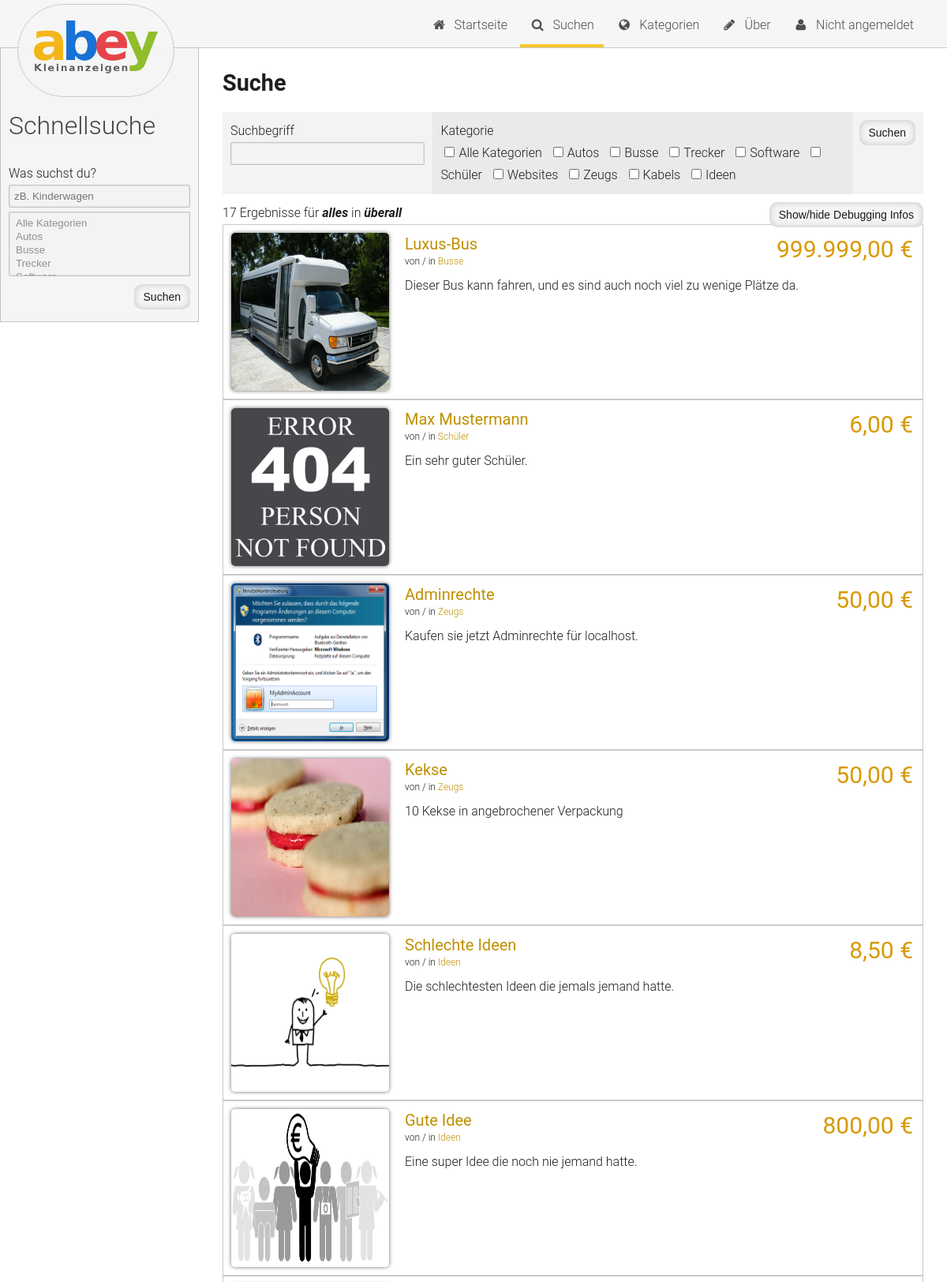
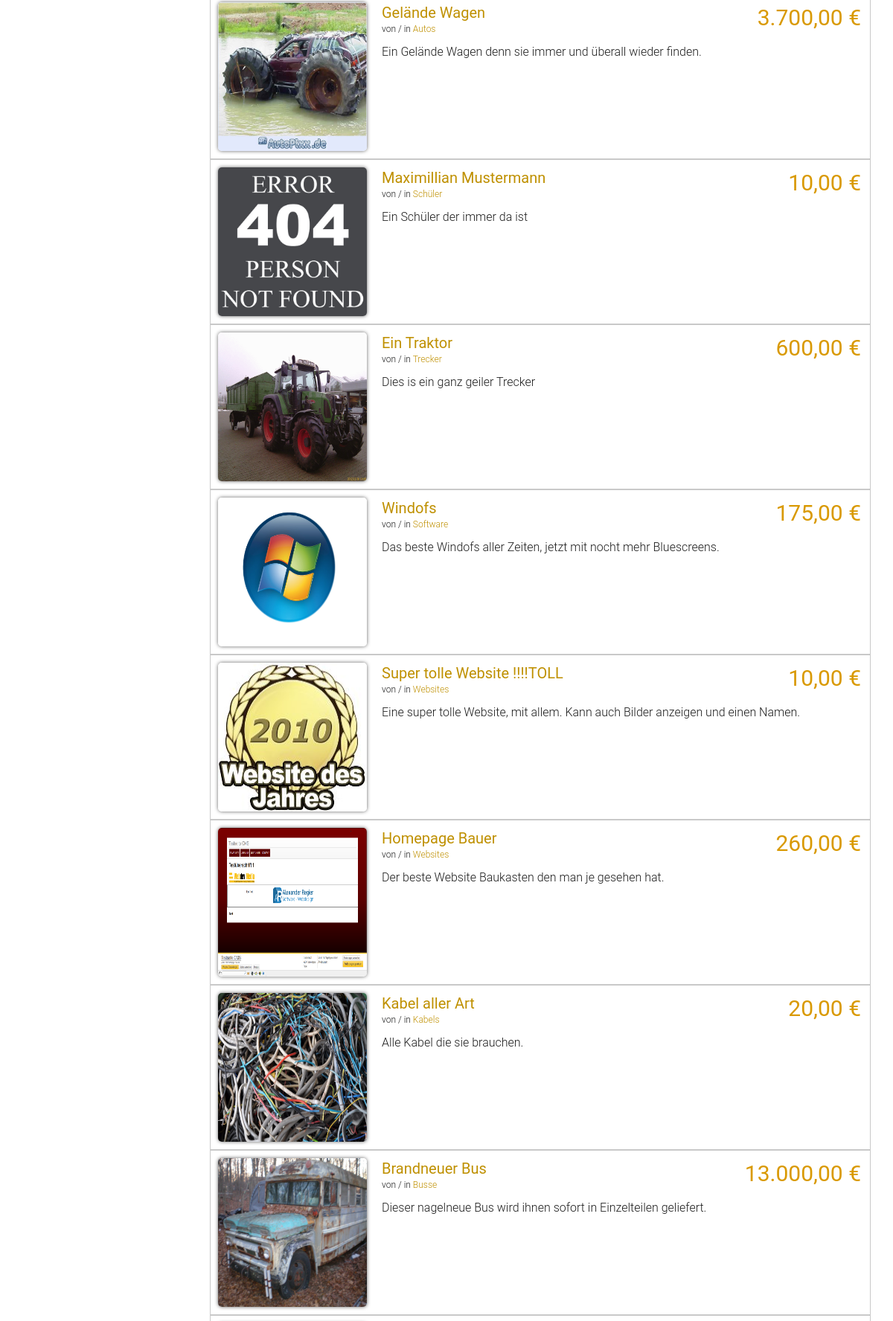
Screenshot of /search.php (upper part) with the database file from the repository (2 pictures, top to bottom).
### tables this page shows
CREATE TABLE IF NOT EXISTS `Categories` (
  `id` bigint(20) NOT NULL,
  `name` varchar(50) DEFAULT NULL
);

CREATE TABLE IF NOT EXISTS `Products` (
  `id` bigint(20) NOT NULL,
  `name` varchar(50) DEFAULT NULL,
  `cat_id` bigint(20) DEFAULT NULL,
  `user_id` bigint(20) DEFAULT NULL,
  `description` text,
  `price` float DEFAULT NULL
);

### sys/functions/fetchers.php (called while the page is built, shortened)
<?php
function fetch_categories(){
	$mysqli = new mysqli(DB_HOST, DB_USER, DB_PASS, DB_DB);
	$mysqli -> set_charset("UTF8");
	$query = "SELECT * FROM Categories";
	$cats = array();
	if($result = $mysqli -> query($query)){
		while($row = $result -> fetch_object()){
			$cats[] = array('id' => $row -> id, 'name' => $row -> name);
		}
		return $cats;
	}
	else {
		return false;
	}
}
function fetch_products ($name = '', $cats = array(), $user = '', $randomOrder = true) {
	$mysqli = new mysqli(DB_HOST, DB_USER, DB_PASS, DB_DB);
	$mysqli -> set_charset('UTF8');
	$query  = 'SELECT Products.id, Products.name, Products.description, price, Categories.id AS cat_id, Categories.name AS cat_name, Users.id AS user_id, Users.name AS user_name FROM Products ';
	$query .= 'LEFT JOIN Categories ON Categories.id = cat_id LEFT JOIN Users ON Users.id = user_id';
	if ($randomOrder)
		$query .= ' ORDER BY RAND()';
	else
		$query .= ' ORDER BY name';
	if ($result = $mysqli -> query($query)) {
		$products = array();
		while ($row = $result -> fetch_object()) {
			$products[] = array('id' => $row -> id, 'name' => $row -> name, 'cat_id' => $row -> cat_id, 'cat_name' => $row -> cat_name, 'user_id' => $row -> user_id, 'user_name' => $row -> user_name, 'description' => $row -> description, 'price' => $row -> price, 'sql' => $query);
		}
		return $products;
	}
	else {
		$errorresult = array('sql' => $query, 'error' => $mysqli -> error);
		return $errorresult;
	}
}
?>

### search.php (the view, shortened to what this page needs)
<?php
	require_once('sys/functions/general.php');
	require_once('sys/functions/fetchers.php');
	if (isset($_GET['search']))
		$pagetitle = 'Suchergebnisse';
	else
		$pagetitle = 'Suche';
	returnHeader($pagetitle, 'Suchen');
	?>
	<h1><?php echo $pagetitle ?></h1>
	<?php
	$search_name = (isset($_GET['name']) ? $_GET['name'] : '');
	$search_cats = (isset($_GET['cats']) ? json_decode($_GET['cats']) : array());
	$search_user = (isset($_GET['user']) ? $_GET['user'] : '');
	?>
	<div class="search-topbar need-clearfix">
		<form action="search_send.php" method="post">
			<div class="option-group">
				Suchbegriff
				<input type="text" name="name" required="required" value="<?php echo (isset($_GET['name']) ? $_GET['name'] : '') ?>">
			</div>
			<div class="option-group">
				Kategorie
				<div class="search-cats">
					<label>
						<input type="checkbox" id="allcats" name="cats[]" value="0">Alle Kategorien
					</label>
					<?php
					$cats = fetch_categories();
					foreach ($cats as $this_cat) {
						?>
						<label>
							<input type="checkbox" name="cats[]" value="<?php echo $this_cat['id'] . '"' . (in_array($this_cat['id'], $search_cats) ? ' checked="checked"' : '') . '>' . $this_cat['name'] ?>
						</label>
						<?php
					}
					?>
				</div>
			</div>
			<div class="option-group">
				<button>Suchen</button>
			</div>
		</form>
	</div>
	<?php
	$products = fetch_products($search_name, $search_cats, $search_user);
	echo count($products) . ' Ergebnisse für <b>' . (empty($search_name) ? '<em>alles</em>' : $search_name) . '</b> in <b>';
	$search_cats_out = '';
	echo (empty($search_cats_out) ? '<em>überall</em>' : $search_cats_out) . '</b>';
	?>
	<button type="button" onclick="$('#debug').slideToggle('fast');">Show/hide Debugging Infos</button>
	<ul class="productlist">
	<?php
	foreach ($products as $this_product) {
		?>
		<li class="need-clearfix">
			<div class="prod_imgbox">
				<a href="product.php?id=<?php echo $this_product['id'] ?>">
					<img src="sys/img/products/<?php echo $this_product['id'] ?>.png">
				</a>
			</div>
			<div class="prod_detailbox">
				<a class="prod-name" href="product.php?id=<?php echo $this_product['id'] ?>"><?php echo $this_product['name'] ?></a>
				<span class="prod-price"><?php echo number_format($this_product['price'], 2, ',', '.') ?> €</span>
				<div class="prod-infos">
					<?php
						echo 'von <a href=\'search.php?search&user=' . $this_product['user_id'] . '\'>' . $this_product['user_name'] . '</a> / ';
						echo 'in <a href=\'search.php?search&cats=["' . $this_product['cat_id'] . '"]\'>' . $this_product['cat_name'] . '</a>'?>
				</div>
				<div class="prod-desc"><?php echo $this_product['description'] ?></div>
			</div>
		</li>
		<?php
	}
	?>
	</ul>

### sys/css/style.css (style rules this page uses)
body { margin: 0px; background-color: #fff; line-height: 20px; color: #1e1e1e; font-family: "Roboto",sans-serif; font-size: 16px; font-weight: 300; line-height: 28px; }
h1, h2, h3, h4, h5 { line-height: 1.1; }
h1 { margin: 0px 0px 20px 0px; font-size: 1.8em; }
a { color: #bf9000; text-decoration: none; }
ul { margin: 0; padding: 0; }
li { margin: 0; padding: 0; list-style: none; }
label { margin-bottom: 5px; }
.search-cats label { margin: 0 5px; }
input, select { margin: 0 0 5px; border: 1px solid #c4c4c4; border-radius: 2px; padding: 6px; background: #f3f3f3; color: #919191; box-shadow: 0px 0px 2px 0px rgba(0, 0, 0, 0.2) inset; transition: color 0.2s, box-shadow 0.2s; }
input { width: calc(100% - 14px); }
input[type="checkbox"] { margin-right: 5px; width: auto; }
input[type="submit"], button, .button { float: right; margin: 0 0 5px; border: 0; border-radius: 10px; padding: 8px 12px; width: auto; background: #F5F5F5; color: #1B1B1B; font-size: 14px; font-weight: 400; line-height: 16px; box-shadow: 0px 0px 10px 0px rgba(0, 0, 0, 0.2) inset; cursor: pointer; transition: background 0.2s, color 0.2s; }
input[type="reset"], button, .button { float: right; margin: 0 0 5px; border: 0; border-radius: 10px; padding: 8px 12px; width: auto; background: #F5F5F5; color: #1B1B1B; font-size: 14px; font-weight: 400; line-height: 16px; box-shadow: 0px 0px 10px 0px rgba(0, 0, 0, 0.2) inset; cursor: pointer; transition: background 0.2s, color 0.2s; }
.need-clearfix:after { display: table; content: ""; clear: both; }
.search-topbar { margin-bottom: 10px; background: #f3f3f3; }
.option-group { float: left; padding: 10px; }
.option-group:first-child { width: calc(30% - 20px); }
.option-group:nth-child(2) { width: calc(60% - 20px); background: #eaeaea; }
.option-group:last-child { width: calc(10% - 20px); }
.option-group .search-cats label { margin: 0 5px; }
ul.productlist li { border: 1px solid #c9c9c9; padding: 10px; }
.prod_imgbox { float: left; margin-right: 20px; border-radius: 5px; box-shadow: 0px 0px 5px #666; }
ul.productlist .prod_imgbox { width: 200px; height: 200px; }
.prod_imgbox img { display: block; border-radius: 5px; width: 100%; height: 100%; }
.prod_detailbox { float: left; line-height: 1.4; }
ul.productlist .prod_detailbox { width: calc(100% - 222px); }
.prod-name { font-weight: 400; }
ul.productlist .prod-name { font-size: 20px; }
.prod-price { float: right; font-size: 30px; font-weight: 400; color: #d99900; }
.prod-infos { font-size: 12px; }
.prod-desc { margin-top: 12px; }

### rows the page displays
categories: name "Autos"
categories: name "Busse"
categories: name "Trecker"
categories: name "Software"
categories: name "Schüler"
categories: name "Websites"
categories: name "Zeugs"
categories: name "Kabels"
categories: name "Ideen"
products: shows a picture, name "Luxus-Bus", price "999.999,00", categories.name "Busse", description "Dieser Bus kann fahren, und es sind auch noch viel zu wenige Plätze da."
products: name "Max Mustermann", price "6,00", categories.name "Schüler", description "Ein sehr guter Schüler."
products: shows a picture, name "Adminrechte", price "50,00", categories.name "Zeugs", description "Kaufen sie jetzt Adminrechte für localhost."
products: shows a picture, name "Kekse", price "50,00", categories.name "Zeugs", description "10 Kekse in angebrochener Verpackung"
products: shows a picture, name "Schlechte Ideen", price "8,50", categories.name "Ideen", description "Die schlechtesten Ideen die jemals jemand hatte."
products: shows a picture, name "Gute Idee", price "800,00", categories.name "Ideen", description "Eine super Idee die noch nie jemand hatte."
products: shows a picture, name "Gelände Wagen", price "3.700,00", categories.name "Autos", description "Ein Gelände Wagen denn sie immer und überall wieder finden."
products: name "Maximillian Mustermann", price "10,00", categories.name "Schüler", description "Ein Schüler der immer da ist"
products: shows a picture, name "Ein Traktor", price "600,00", categories.name "Trecker", description "Dies is ein ganz geiler Trecker"
products: shows a picture, name "Windofs", price "175,00", categories.name "Software", description "Das beste Windofs aller Zeiten, jetzt mit nocht mehr Bluescreens."
products: shows a picture, name "Super tolle Website !!!!TOLL", price "10,00", categories.name "Websites", description "Eine super tolle Website, mit allem. Kann auch Bilder anzeigen und einen Namen."
products: shows a picture, name "Homepage Bauer", price "260,00", categories.name "Websites", description "Der beste Website Baukasten den man je gesehen hat."
products: shows a picture, name "Kabel aller Art", price "20,00", categories.name "Kabels", description "Alle Kabel die sie brauchen."
products: shows a picture, name "Brandneuer Bus", price "13.000,00", categories.name "Busse", description "Dieser nagelneue Bus wird ihnen sofort in Einzelteilen geliefert."

### other values shown
$pagetitle "Suche"
count($products) "17"
